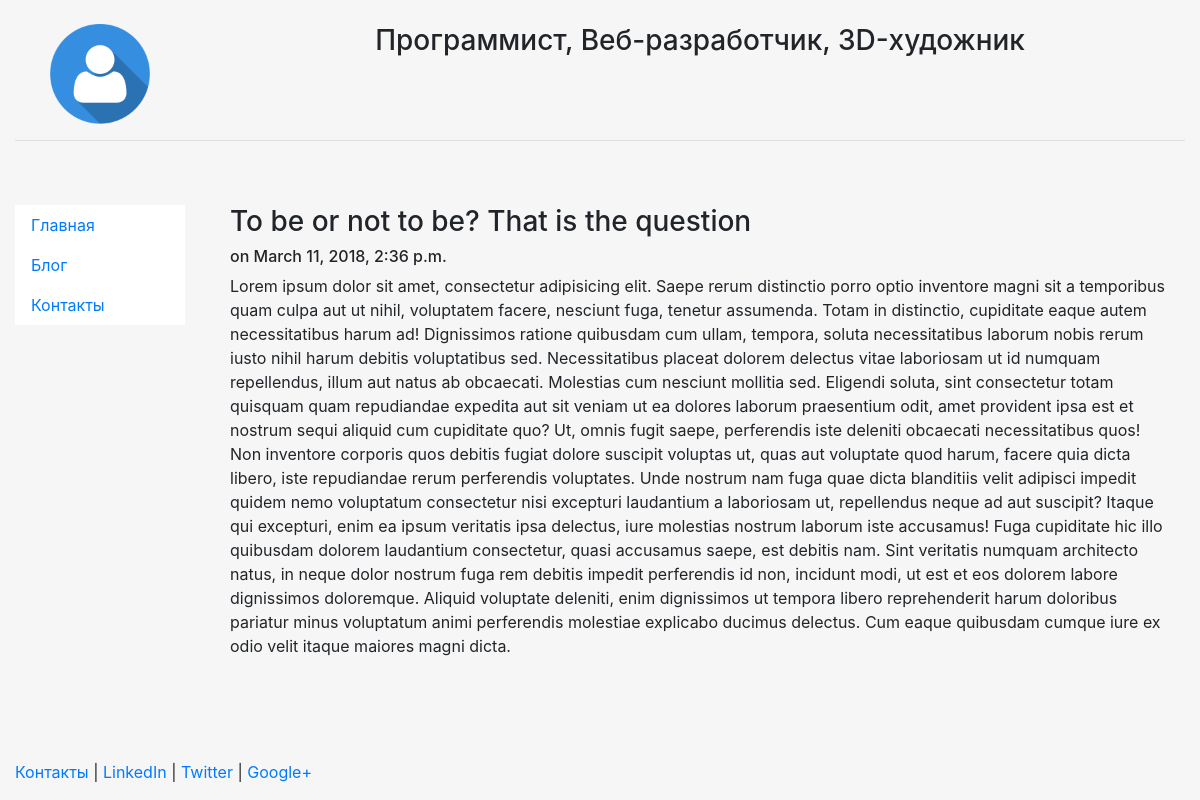
Page /blog/2 on the committed database.
### blog/models.py (models this page shows, shortened)
class Post(models.Model):
    class Meta:
        ordering = ['title']
    title = models.CharField(max_length=255)
    body = models.TextField()
    date = models.DateTimeField()

### blog/templates/blog/post.html
{% extends "personal/header.html" %}
{% block content %}
	<h3>{{ post.title }}</h3>
	<h6>on {{ post.date }}</h6>
	{{ post.body|safe|linebreaks }}
{% endblock %}

### personal/templates/personal/header.html (style rules this page uses)
html, body { height:100% }

### rows in the picture
Post: title "To be or not to be? That is the question", date "March 11, 2018, 2:36 p.m.", body "Lorem ipsum dolor sit amet, consectetur adipisicing elit. Saepe rerum distinctio porro optio inventore magni sit a temporibus quam culpa aut ut nihil, voluptatem facere, nesciunt fuga, tenetur assumenda. Totam in distinctio, cupiditate eaque autem necessitatibus harum ad! Dignissimos ratione quibusdam cum ullam, tempora, soluta necessitatibus laborum nobis rerum iusto nihil harum debitis voluptatibus sed. Necessitatibus placeat dolorem delectus vitae laboriosam ut id numquam repellendus, illum aut natus ab obcaecati. Molestias cum nesciunt mollitia sed. Eligendi soluta, sint consectetur totam quisquam quam repudiandae expedita aut sit veniam ut ea dolores laborum praesentium odit, amet…"
